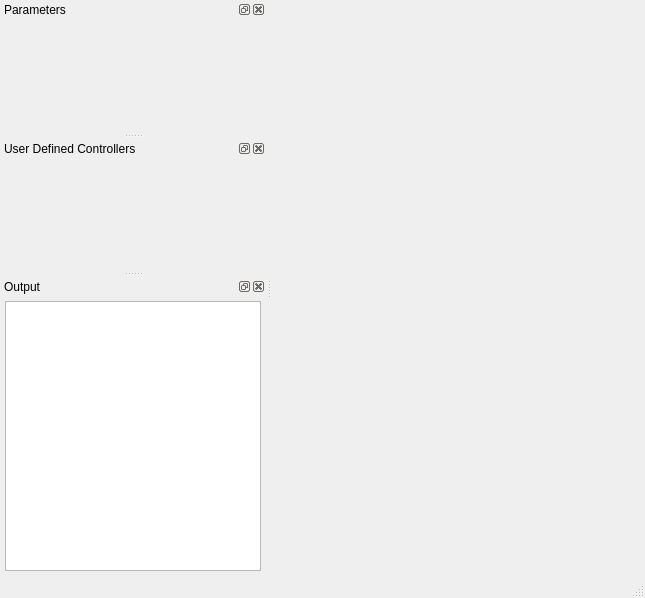
<?xml version="1.0" encoding="UTF-8"?>
<ui version="4.0">
 <class>MainWindow</class>
 <widget class="QMainWindow" name="MainWindow">
  <property name="geometry">
   <rect>
    <x>0</x>
    <y>0</y>
    <width>645</width>
    <height>598</height>
   </rect>
  </property>
  <property name="windowTitle">
   <string>MetaModule Construction Kit</string>
  </property>
  <property name="styleSheet">
   <string notr="true">QLabel, QComboBox, QSpinBox, QPlainTextEdit {
	font-size: 10pt;
}
</string>
  </property>
  <widget class="QWidget" name="centralwidget">
   <layout class="QVBoxLayout" name="verticalLayout">
    <property name="leftMargin">
     <number>0</number>
    </property>
    <property name="topMargin">
     <number>0</number>
    </property>
    <property name="rightMargin">
     <number>0</number>
    </property>
    <property name="bottomMargin">
     <number>0</number>
    </property>
    <item>
     <widget class="QScrollArea" name="controllers_scrollarea">
      <property name="styleSheet">
       <string notr="true"/>
      </property>
      <property name="frameShape">
       <enum>QFrame::NoFrame</enum>
      </property>
      <property name="widgetResizable">
       <bool>true</bool>
      </property>
      <widget class="QWidget" name="scrollAreaWidgetContents_2">
       <property name="geometry">
        <rect>
         <x>0</x>
         <y>0</y>
         <width>378</width>
         <height>555</height>
        </rect>
       </property>
       <layout class="QVBoxLayout" name="verticalLayout_5">
        <property name="leftMargin">
         <number>5</number>
        </property>
        <property name="topMargin">
         <number>5</number>
        </property>
        <property name="rightMargin">
         <number>5</number>
        </property>
        <property name="bottomMargin">
         <number>5</number>
        </property>
        <item>
         <layout class="QHBoxLayout" name="controllers_layout"/>
        </item>
       </layout>
      </widget>
     </widget>
    </item>
   </layout>
  </widget>
  <widget class="QMenuBar" name="menubar">
   <property name="geometry">
    <rect>
     <x>0</x>
     <y>0</y>
     <width>645</width>
     <height>22</height>
    </rect>
   </property>
  </widget>
  <widget class="QStatusBar" name="statusbar"/>
  <widget class="QDockWidget" name="parameters_dockwidget">
   <property name="sizePolicy">
    <sizepolicy hsizetype="Preferred" vsizetype="Preferred">
     <horstretch>0</horstretch>
     <verstretch>0</verstretch>
    </sizepolicy>
   </property>
   <property name="minimumSize">
    <size>
     <width>150</width>
     <height>98</height>
    </size>
   </property>
   <property name="features">
    <set>QDockWidget::AllDockWidgetFeatures</set>
   </property>
   <property name="windowTitle">
    <string>Parameters</string>
   </property>
   <attribute name="dockWidgetArea">
    <number>1</number>
   </attribute>
   <widget class="QWidget" name="dockWidgetContents">
    <layout class="QVBoxLayout" name="verticalLayout_3">
     <property name="leftMargin">
      <number>0</number>
     </property>
     <property name="topMargin">
      <number>0</number>
     </property>
     <property name="rightMargin">
      <number>0</number>
     </property>
     <property name="bottomMargin">
      <number>0</number>
     </property>
     <item>
      <widget class="QScrollArea" name="parameters_scrollarea">
       <property name="frameShape">
        <enum>QFrame::NoFrame</enum>
       </property>
       <property name="sizeAdjustPolicy">
        <enum>QAbstractScrollArea::AdjustToContents</enum>
       </property>
       <property name="widgetResizable">
        <bool>true</bool>
       </property>
       <widget class="QWidget" name="scrollAreaWidgetContents">
        <property name="geometry">
         <rect>
          <x>0</x>
          <y>0</y>
          <width>266</width>
          <height>107</height>
         </rect>
        </property>
        <layout class="QVBoxLayout" name="verticalLayout_6">
         <property name="leftMargin">
          <number>5</number>
         </property>
         <property name="topMargin">
          <number>5</number>
         </property>
         <property name="rightMargin">
          <number>5</number>
         </property>
         <property name="bottomMargin">
          <number>5</number>
         </property>
         <item>
          <layout class="QVBoxLayout" name="parameters_layout"/>
         </item>
        </layout>
       </widget>
      </widget>
     </item>
    </layout>
   </widget>
  </widget>
  <widget class="QDockWidget" name="udc_dockwidget">
   <property name="minimumSize">
    <size>
     <width>150</width>
     <height>98</height>
    </size>
   </property>
   <property name="features">
    <set>QDockWidget::AllDockWidgetFeatures</set>
   </property>
   <property name="windowTitle">
    <string>User Defined Controllers</string>
   </property>
   <attribute name="dockWidgetArea">
    <number>1</number>
   </attribute>
   <widget class="QWidget" name="dockWidgetContents_3">
    <layout class="QVBoxLayout" name="verticalLayout_4">
     <property name="leftMargin">
      <number>0</number>
     </property>
     <property name="topMargin">
      <number>0</number>
     </property>
     <property name="rightMargin">
      <number>0</number>
     </property>
     <property name="bottomMargin">
      <number>0</number>
     </property>
     <item>
      <widget class="QScrollArea" name="udc_scrollarea">
       <property name="frameShape">
        <enum>QFrame::NoFrame</enum>
       </property>
       <property name="widgetResizable">
        <bool>true</bool>
       </property>
       <widget class="QWidget" name="scrollAreaWidgetContents_3">
        <property name="geometry">
         <rect>
          <x>0</x>
          <y>0</y>
          <width>266</width>
          <height>107</height>
         </rect>
        </property>
        <layout class="QVBoxLayout" name="verticalLayout_7">
         <property name="leftMargin">
          <number>5</number>
         </property>
         <property name="topMargin">
          <number>5</number>
         </property>
         <property name="rightMargin">
          <number>5</number>
         </property>
         <property name="bottomMargin">
          <number>5</number>
         </property>
         <item>
          <layout class="QFormLayout" name="udc_layout"/>
         </item>
        </layout>
       </widget>
      </widget>
     </item>
    </layout>
   </widget>
  </widget>
  <widget class="QDockWidget" name="output_dockwidget">
   <property name="windowTitle">
    <string>Output</string>
   </property>
   <attribute name="dockWidgetArea">
    <number>1</number>
   </attribute>
   <widget class="QWidget" name="dockWidgetContents_2">
    <layout class="QVBoxLayout" name="verticalLayout_2">
     <property name="leftMargin">
      <number>5</number>
     </property>
     <property name="topMargin">
      <number>5</number>
     </property>
     <property name="rightMargin">
      <number>5</number>
     </property>
     <property name="bottomMargin">
      <number>5</number>
     </property>
     <item>
      <widget class="QPlainTextEdit" name="output_textedit">
       <property name="tabChangesFocus">
        <bool>true</bool>
       </property>
       <property name="readOnly">
        <bool>true</bool>
       </property>
      </widget>
     </item>
    </layout>
   </widget>
  </widget>
  <action name="action_save">
   <property name="text">
    <string>&amp;Save</string>
   </property>
   <property name="shortcut">
    <string>Ctrl+S</string>
   </property>
  </action>
  <action name="action_save_as">
   <property name="text">
    <string>Save &amp;As...</string>
   </property>
   <property name="shortcut">
    <string>Ctrl+Shift+S</string>
   </property>
  </action>
  <action name="action_export_metamodule">
   <property name="text">
    <string>&amp;Export MetaModule</string>
   </property>
   <property name="shortcut">
    <string>Ctrl+E</string>
   </property>
  </action>
  <action name="action_export_project">
   <property name="text">
    <string>&amp;Export Project</string>
   </property>
   <property name="toolTip">
    <string>Export Project</string>
   </property>
   <property name="shortcut">
    <string>Ctrl+Shift+E</string>
   </property>
  </action>
  <action name="action_view_parameters">
   <property name="checkable">
    <bool>true</bool>
   </property>
   <property name="checked">
    <bool>true</bool>
   </property>
   <property name="text">
    <string>Parameters</string>
   </property>
  </action>
  <action name="action_view_udc">
   <property name="checkable">
    <bool>true</bool>
   </property>
   <property name="checked">
    <bool>true</bool>
   </property>
   <property name="text">
    <string>User Defined Controllers</string>
   </property>
  </action>
  <action name="action_view_output">
   <property name="checkable">
    <bool>true</bool>
   </property>
   <property name="checked">
    <bool>true</bool>
   </property>
   <property name="text">
    <string>Output</string>
   </property>
   <property name="toolTip">
    <string>Output</string>
   </property>
  </action>
  <zorder>udc_dockwidget</zorder>
 </widget>
 <resources/>
 <connections>
  <connection>
   <sender>action_view_output</sender>
   <signal>toggled(bool)</signal>
   <receiver>output_dockwidget</receiver>
   <slot>setVisible(bool)</slot>
   <hints>
    <hint type="sourcelabel">
     <x>-1</x>
     <y>-1</y>
    </hint>
    <hint type="destinationlabel">
     <x>322</x>
     <y>521</y>
    </hint>
   </hints>
  </connection>
  <connection>
   <sender>action_view_parameters</sender>
   <signal>toggled(bool)</signal>
   <receiver>parameters_dockwidget</receiver>
   <slot>setVisible(bool)</slot>
   <hints>
    <hint type="sourcelabel">
     <x>-1</x>
     <y>-1</y>
    </hint>
    <hint type="destinationlabel">
     <x>72</x>
     <y>132</y>
    </hint>
   </hints>
  </connection>
  <connection>
   <sender>action_view_udc</sender>
   <signal>toggled(bool)</signal>
   <receiver>udc_dockwidget</receiver>
   <slot>setVisible(bool)</slot>
   <hints>
    <hint type="sourcelabel">
     <x>-1</x>
     <y>-1</y>
    </hint>
    <hint type="destinationlabel">
     <x>72</x>
     <y>355</y>
    </hint>
   </hints>
  </connection>
  <connection>
   <sender>parameters_dockwidget</sender>
   <signal>visibilityChanged(bool)</signal>
   <receiver>action_view_parameters</receiver>
   <slot>setChecked(bool)</slot>
   <hints>
    <hint type="sourcelabel">
     <x>72</x>
     <y>132</y>
    </hint>
    <hint type="destinationlabel">
     <x>-1</x>
     <y>-1</y>
    </hint>
   </hints>
  </connection>
  <connection>
   <sender>output_dockwidget</sender>
   <signal>visibilityChanged(bool)</signal>
   <receiver>action_view_output</receiver>
   <slot>setChecked(bool)</slot>
   <hints>
    <hint type="sourcelabel">
     <x>322</x>
     <y>521</y>
    </hint>
    <hint type="destinationlabel">
     <x>-1</x>
     <y>-1</y>
    </hint>
   </hints>
  </connection>
  <connection>
   <sender>udc_dockwidget</sender>
   <signal>visibilityChanged(bool)</signal>
   <receiver>action_view_udc</receiver>
   <slot>setChecked(bool)</slot>
   <hints>
    <hint type="sourcelabel">
     <x>72</x>
     <y>355</y>
    </hint>
    <hint type="destinationlabel">
     <x>-1</x>
     <y>-1</y>
    </hint>
   </hints>
  </connection>
 </connections>
</ui>
